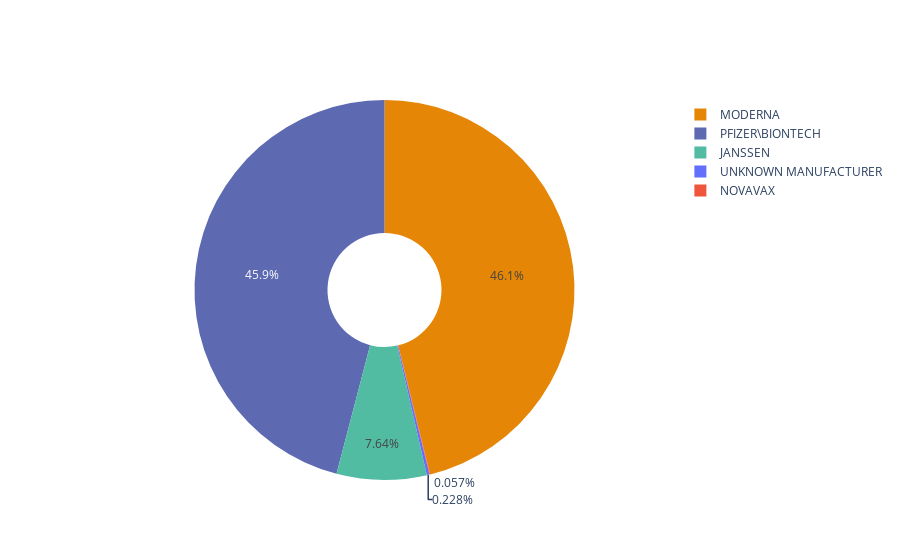

The cell this chart's notebook holds for it:
### Code cell
plt.figure(figsize=(15,8))
labels = df['VAX_MANU'].value_counts().index
values = df['VAX_MANU'].value_counts().values

# Use `hole` to create a donut-like pie chart
fig = go.Figure(data=[go.Pie(labels=labels, values=values, hole=.3,marker_colors = [
                      'rgb(229, 134, 6)', 'rgb(93, 105, 177)', 'rgb(82, 188, 163)'])])
fig.show()

### Figure 1 — Plotly figure (JSON) as saved in the notebook; plotly's stock layout.template omitted (floating-point values rounded to 4 significant figures)
{"data": [{"hole": 0.3, "labels": ["MODERNA", "PFIZER\\BIONTECH", "JANSSEN", "UNKNOWN MANUFACTURER", "NOVAVAX"], "marker": {"colors": ["rgb(229, 134, 6)", "rgb(93, 105, 177)", "rgb(82, 188, 163)"]}, "type": "pie", "values": [411432, 409684, 68152, 2029, 508]}], "layout": {"autosize": true}}
